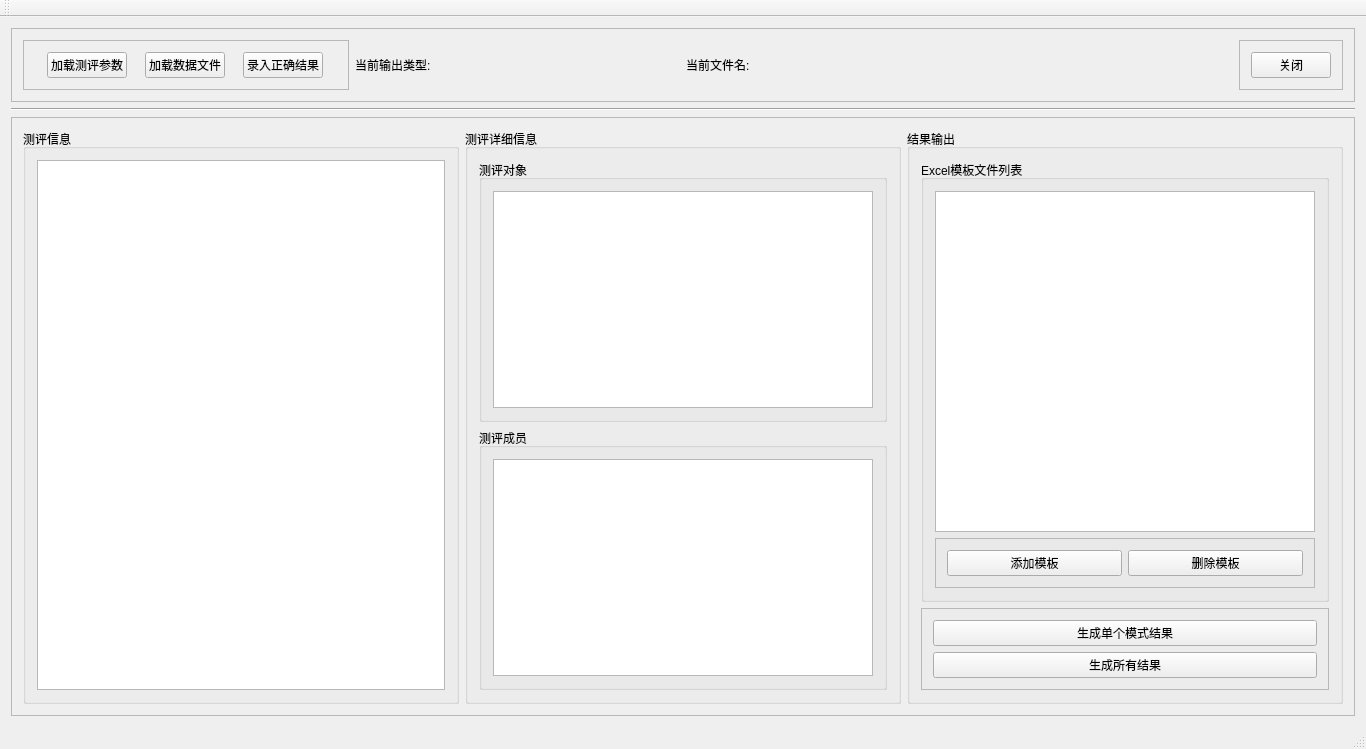
<?xml version="1.0" encoding="UTF-8"?>
<ui version="4.0">
 <class>ES2EvaluationResultAnalyseClass</class>
 <widget class="QMainWindow" name="ES2EvaluationResultAnalyseClass">
  <property name="geometry">
   <rect>
    <x>0</x>
    <y>0</y>
    <width>1366</width>
    <height>749</height>
   </rect>
  </property>
  <property name="windowTitle">
   <string>ES2EvaluationResultAnalyse</string>
  </property>
  <widget class="QWidget" name="centralWidget">
   <layout class="QVBoxLayout" name="verticalLayout">
    <item>
     <widget class="QFrame" name="frame">
      <property name="sizePolicy">
       <sizepolicy hsizetype="Preferred" vsizetype="Preferred">
        <horstretch>0</horstretch>
        <verstretch>0</verstretch>
       </sizepolicy>
      </property>
      <property name="frameShape">
       <enum>QFrame::StyledPanel</enum>
      </property>
      <property name="frameShadow">
       <enum>QFrame::Raised</enum>
      </property>
      <layout class="QHBoxLayout" name="horizontalLayout">
       <item>
        <widget class="QFrame" name="frame_4">
         <property name="frameShape">
          <enum>QFrame::StyledPanel</enum>
         </property>
         <property name="frameShadow">
          <enum>QFrame::Raised</enum>
         </property>
         <layout class="QHBoxLayout" name="horizontalLayout_3">
          <item>
           <widget class="QPushButton" name="pushButton">
            <property name="sizePolicy">
             <sizepolicy hsizetype="Maximum" vsizetype="Maximum">
              <horstretch>0</horstretch>
              <verstretch>0</verstretch>
             </sizepolicy>
            </property>
            <property name="text">
             <string>加载测评参数</string>
            </property>
           </widget>
          </item>
          <item>
           <widget class="QPushButton" name="pushButton_2">
            <property name="sizePolicy">
             <sizepolicy hsizetype="Maximum" vsizetype="Maximum">
              <horstretch>0</horstretch>
              <verstretch>0</verstretch>
             </sizepolicy>
            </property>
            <property name="text">
             <string>加载数据文件</string>
            </property>
           </widget>
          </item>
          <item>
           <widget class="QPushButton" name="pushButton_7">
            <property name="sizePolicy">
             <sizepolicy hsizetype="Maximum" vsizetype="Fixed">
              <horstretch>0</horstretch>
              <verstretch>0</verstretch>
             </sizepolicy>
            </property>
            <property name="text">
             <string>录入正确结果</string>
            </property>
           </widget>
          </item>
         </layout>
        </widget>
       </item>
       <item>
        <widget class="QLabel" name="label_2">
         <property name="text">
          <string>当前输出类型:</string>
         </property>
        </widget>
       </item>
       <item>
        <widget class="QLabel" name="label_3">
         <property name="text">
          <string>当前文件名:</string>
         </property>
        </widget>
       </item>
       <item alignment="Qt::AlignRight">
        <widget class="QFrame" name="frame_3">
         <property name="frameShape">
          <enum>QFrame::StyledPanel</enum>
         </property>
         <property name="frameShadow">
          <enum>QFrame::Raised</enum>
         </property>
         <layout class="QVBoxLayout" name="verticalLayout_4">
          <item>
           <widget class="QPushButton" name="pushButton_3">
            <property name="sizePolicy">
             <sizepolicy hsizetype="Maximum" vsizetype="Fixed">
              <horstretch>0</horstretch>
              <verstretch>0</verstretch>
             </sizepolicy>
            </property>
            <property name="text">
             <string>关闭</string>
            </property>
           </widget>
          </item>
         </layout>
        </widget>
       </item>
      </layout>
     </widget>
    </item>
    <item>
     <widget class="Line" name="line">
      <property name="orientation">
       <enum>Qt::Horizontal</enum>
      </property>
     </widget>
    </item>
    <item>
     <widget class="QFrame" name="frame_2">
      <property name="minimumSize">
       <size>
        <width>0</width>
        <height>321</height>
       </size>
      </property>
      <property name="frameShape">
       <enum>QFrame::StyledPanel</enum>
      </property>
      <property name="frameShadow">
       <enum>QFrame::Raised</enum>
      </property>
      <layout class="QHBoxLayout" name="horizontalLayout_2">
       <item>
        <widget class="QGroupBox" name="groupBox">
         <property name="title">
          <string>测评信息</string>
         </property>
         <layout class="QVBoxLayout" name="verticalLayout_3">
          <item>
           <widget class="QTableView" name="tableView"/>
          </item>
         </layout>
        </widget>
       </item>
       <item>
        <widget class="QGroupBox" name="groupBox_2">
         <property name="title">
          <string>测评详细信息</string>
         </property>
         <layout class="QVBoxLayout" name="verticalLayout_2">
          <item>
           <widget class="QGroupBox" name="groupBox_4">
            <property name="title">
             <string>测评对象</string>
            </property>
            <layout class="QVBoxLayout" name="verticalLayout_6">
             <item>
              <widget class="QTableView" name="tableView_2"/>
             </item>
            </layout>
           </widget>
          </item>
          <item>
           <widget class="QGroupBox" name="groupBox_5">
            <property name="title">
             <string>测评成员</string>
            </property>
            <layout class="QVBoxLayout" name="verticalLayout_5">
             <item>
              <widget class="QTableView" name="tableView_3"/>
             </item>
            </layout>
           </widget>
          </item>
         </layout>
        </widget>
       </item>
       <item>
        <widget class="QGroupBox" name="groupBox_3">
         <property name="title">
          <string>结果输出</string>
         </property>
         <layout class="QVBoxLayout" name="verticalLayout_8">
          <item>
           <widget class="QGroupBox" name="groupBox_6">
            <property name="sizePolicy">
             <sizepolicy hsizetype="Preferred" vsizetype="Expanding">
              <horstretch>0</horstretch>
              <verstretch>0</verstretch>
             </sizepolicy>
            </property>
            <property name="title">
             <string>Excel模板文件列表</string>
            </property>
            <layout class="QGridLayout" name="gridLayout">
             <item row="0" column="0">
              <widget class="QTableView" name="tableView_4">
               <property name="sizePolicy">
                <sizepolicy hsizetype="Expanding" vsizetype="Expanding">
                 <horstretch>0</horstretch>
                 <verstretch>0</verstretch>
                </sizepolicy>
               </property>
              </widget>
             </item>
             <item row="1" column="0">
              <widget class="QFrame" name="frame_6">
               <property name="sizePolicy">
                <sizepolicy hsizetype="Preferred" vsizetype="Preferred">
                 <horstretch>0</horstretch>
                 <verstretch>0</verstretch>
                </sizepolicy>
               </property>
               <property name="frameShape">
                <enum>QFrame::StyledPanel</enum>
               </property>
               <property name="frameShadow">
                <enum>QFrame::Raised</enum>
               </property>
               <layout class="QHBoxLayout" name="horizontalLayout_5">
                <item>
                 <widget class="QPushButton" name="pushButton_5">
                  <property name="text">
                   <string>添加模板</string>
                  </property>
                 </widget>
                </item>
                <item>
                 <widget class="QPushButton" name="pushButton_6">
                  <property name="text">
                   <string>删除模板</string>
                  </property>
                 </widget>
                </item>
               </layout>
              </widget>
             </item>
            </layout>
           </widget>
          </item>
          <item>
           <widget class="QFrame" name="frame_7">
            <property name="sizePolicy">
             <sizepolicy hsizetype="Preferred" vsizetype="Preferred">
              <horstretch>0</horstretch>
              <verstretch>0</verstretch>
             </sizepolicy>
            </property>
            <property name="frameShape">
             <enum>QFrame::StyledPanel</enum>
            </property>
            <property name="frameShadow">
             <enum>QFrame::Raised</enum>
            </property>
            <layout class="QVBoxLayout" name="verticalLayout_7">
             <item>
              <widget class="QPushButton" name="pushButton_8">
               <property name="text">
                <string>生成单个模式结果</string>
               </property>
              </widget>
             </item>
             <item>
              <widget class="QPushButton" name="pushButton_4">
               <property name="text">
                <string>生成所有结果</string>
               </property>
              </widget>
             </item>
            </layout>
           </widget>
          </item>
         </layout>
        </widget>
       </item>
      </layout>
     </widget>
    </item>
   </layout>
  </widget>
  <widget class="QToolBar" name="mainToolBar">
   <attribute name="toolBarArea">
    <enum>TopToolBarArea</enum>
   </attribute>
   <attribute name="toolBarBreak">
    <bool>false</bool>
   </attribute>
  </widget>
  <widget class="QStatusBar" name="statusBar"/>
 </widget>
 <layoutdefault spacing="6" margin="11"/>
 <resources>
  <include location="ES2EvaluationResultAnalyse.qrc"/>
 </resources>
 <connections>
  <connection>
   <sender>pushButton</sender>
   <signal>clicked()</signal>
   <receiver>ES2EvaluationResultAnalyseClass</receiver>
   <slot>onButtonLoadEvaluationData()</slot>
   <hints>
    <hint type="sourcelabel">
     <x>133</x>
     <y>76</y>
    </hint>
    <hint type="destinationlabel">
     <x>240</x>
     <y>21</y>
    </hint>
   </hints>
  </connection>
  <connection>
   <sender>pushButton_2</sender>
   <signal>clicked(bool)</signal>
   <receiver>ES2EvaluationResultAnalyseClass</receiver>
   <slot>onButtonLoadDataFile()</slot>
   <hints>
    <hint type="sourcelabel">
     <x>239</x>
     <y>76</y>
    </hint>
    <hint type="destinationlabel">
     <x>603</x>
     <y>716</y>
    </hint>
   </hints>
  </connection>
  <connection>
   <sender>pushButton_3</sender>
   <signal>clicked()</signal>
   <receiver>ES2EvaluationResultAnalyseClass</receiver>
   <slot>close()</slot>
   <hints>
    <hint type="sourcelabel">
     <x>1277</x>
     <y>54</y>
    </hint>
    <hint type="destinationlabel">
     <x>1303</x>
     <y>114</y>
    </hint>
   </hints>
  </connection>
  <connection>
   <sender>pushButton_4</sender>
   <signal>clicked()</signal>
   <receiver>ES2EvaluationResultAnalyseClass</receiver>
   <slot>onButtonOutputExcel()</slot>
   <hints>
    <hint type="sourcelabel">
     <x>1208</x>
     <y>669</y>
    </hint>
    <hint type="destinationlabel">
     <x>1298</x>
     <y>723</y>
    </hint>
   </hints>
  </connection>
  <connection>
   <sender>pushButton_5</sender>
   <signal>clicked()</signal>
   <receiver>ES2EvaluationResultAnalyseClass</receiver>
   <slot>onButtonAddTemplate()</slot>
   <hints>
    <hint type="sourcelabel">
     <x>1021</x>
     <y>563</y>
    </hint>
    <hint type="destinationlabel">
     <x>910</x>
     <y>721</y>
    </hint>
   </hints>
  </connection>
  <connection>
   <sender>pushButton_6</sender>
   <signal>clicked()</signal>
   <receiver>ES2EvaluationResultAnalyseClass</receiver>
   <slot>onButtonDeleteTemplate()</slot>
   <hints>
    <hint type="sourcelabel">
     <x>1184</x>
     <y>553</y>
    </hint>
    <hint type="destinationlabel">
     <x>1360</x>
     <y>583</y>
    </hint>
   </hints>
  </connection>
  <connection>
   <sender>pushButton_7</sender>
   <signal>clicked()</signal>
   <receiver>ES2EvaluationResultAnalyseClass</receiver>
   <slot>onButtonReadBenchmark()</slot>
   <hints>
    <hint type="sourcelabel">
     <x>345</x>
     <y>76</y>
    </hint>
    <hint type="destinationlabel">
     <x>1359</x>
     <y>629</y>
    </hint>
   </hints>
  </connection>
  <connection>
   <sender>pushButton_8</sender>
   <signal>clicked()</signal>
   <receiver>ES2EvaluationResultAnalyseClass</receiver>
   <slot>onButtonOutputCurrentExcel()</slot>
   <hints>
    <hint type="sourcelabel">
     <x>1152</x>
     <y>619</y>
    </hint>
    <hint type="destinationlabel">
     <x>1041</x>
     <y>716</y>
    </hint>
   </hints>
  </connection>
 </connections>
 <slots>
  <slot>countThreadSlot()</slot>
  <slot>onButtonLoadDataFile()</slot>
  <slot>onButtonLoadEvaluationData()</slot>
  <slot>selectOutputType(int)</slot>
  <slot>onButtonOutputExcel()</slot>
  <slot>onButtonAddTemplate()</slot>
  <slot>onButtonDeleteTemplate()</slot>
  <slot>onButtonReadBenchmark()</slot>
  <slot>onButtonOutputCurrentExcel()</slot>
 </slots>
</ui>
